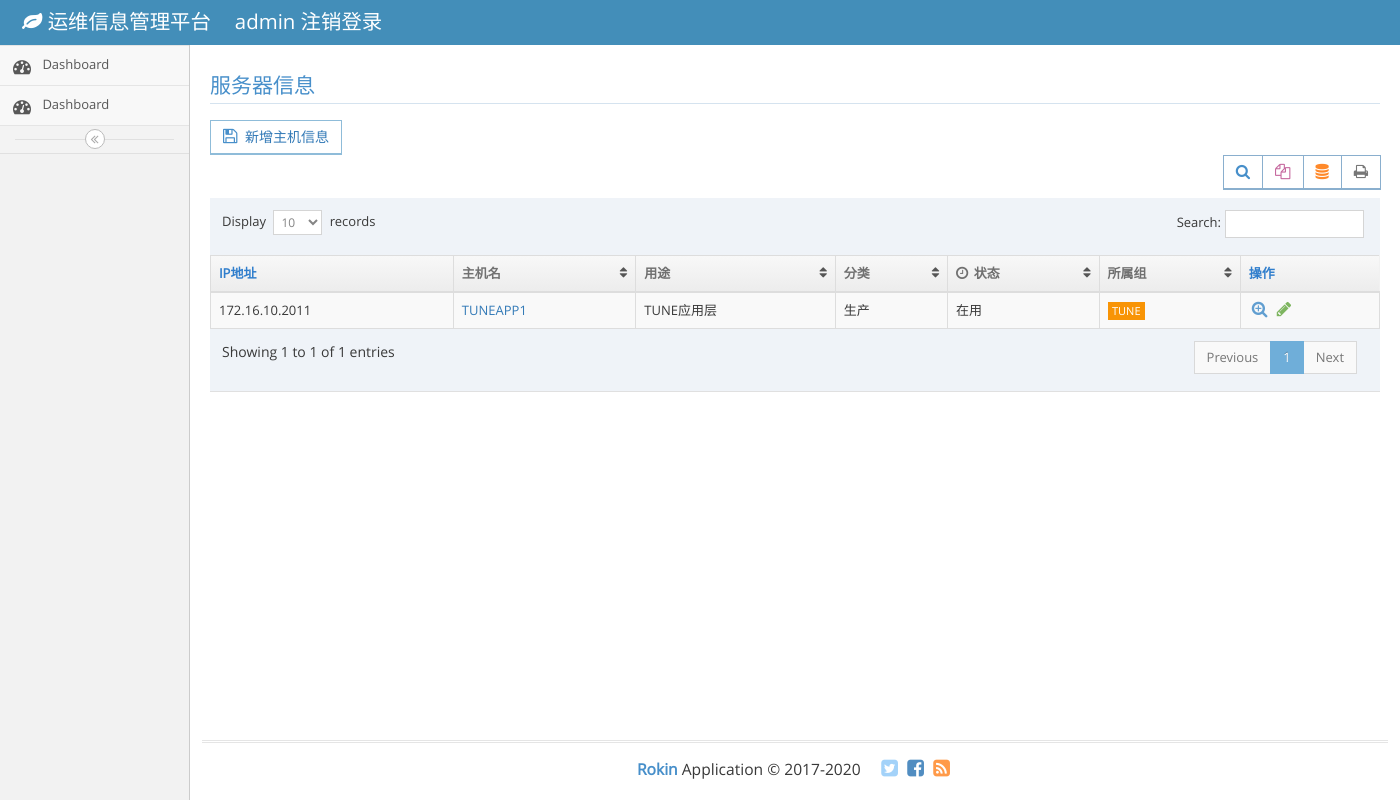
Page / (signed in) on the earlier database version.
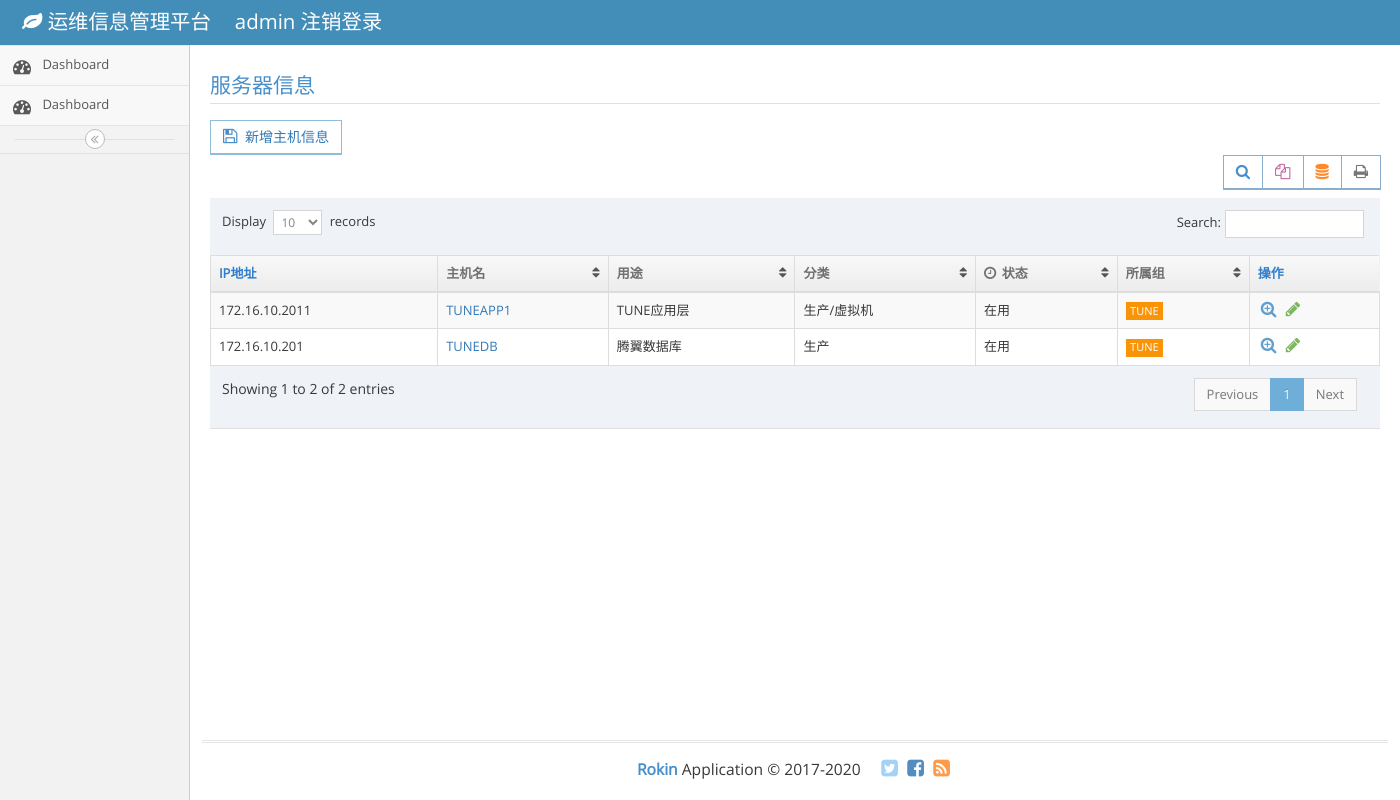
Same page on the later database version.
### app/models.py (models this page shows, shortened)
class Host(models.Model):
    ip = models.CharField(max_length=20)
    host_name = models.CharField(max_length=50)
    host_purpose = models.CharField(max_length=100, blank=True)
    host_status = models.ForeignKey(Host_status)
    Host_category = models.ForeignKey(HostCategorys)
    Host_group = models.ForeignKey(HostGroups)
    Host_operatingsystem = models.ForeignKey(OperatingSystems)
    admin_Account = models.CharField(max_length=50, blank=True)
    admin_password = models.CharField(max_length=50, blank=True)
    Host_body = models.TextField(max_length=1000, blank=True)
    created_time = models.DateTimeField(auto_now_add=True)
    modified_time = models.DateTimeField(auto_now_add=True)
    def get_absolute_url(self):
        return reverse('app:host_detail', kwargs={'pk': self.pk})

class HostCategorys(models.Model):
    category = models.CharField(max_length=70)
    def __str__(self):
        return self.category

class Host_status(models.Model):
    status = models.CharField(max_length=10)
    def __str__(self):
        return self.status

class HostGroups(models.Model):
    group = models.CharField(max_length=70)
    def __str__(self):
        return self.group

### app/views.py (the view)
# urls.py: url(r'^$', views.IndexView.as_view(), name='index'),
class IndexView(LoginRequiredMixin, ListView):
    login_url = '/accounts/login/'
    redirect_field_name = 'redirect_to'
    model = Host
    context_object_name = 'post_list'
    template_name = 'app/index.html'

### templates/app/index.html (shortened to what this page needs)
{% extends 'app/base.html' %}
{% load staticfiles %}
{% block main %}
	<body class="no-skin">
		<div class="main-container ace-save-state" id="main-container">
			<div class="main-content">
				<div class="main-content-inner">
					<div class="page-content">
						<div class="row">
							<div class="col-xs-12">
								<div class="row">
									<div class="col-xs-12">
										<h3 class="header smaller lighter blue">服务器信息</h3>
                                        <button class="btn btn-white btn-info btn-bold">
                                            <i class="ace-icon fa fa-floppy-o bigger-120 blue"></i>
                                            <a href="{% url 'app:host_new' %}"> 新增主机信息</a>
                                        </button>
										<div class="clearfix">
											<div class="pull-right tableTools-container"></div>
										</div>
										<div>
											<table id="dynamic-table" class="table table-striped table-bordered table-hover">
												<thead>
													<tr>
                                                        <th>IP地址</th>
														<th>主机名</th>
														<th>用途</th>
														<th class="hidden-480">分类</th>
														<th>
															<i class="ace-icon fa fa-clock-o bigger-110 hidden-480"></i>
															状态
														</th>
														<th class="hidden-480">所属组</th>
                                                        <th>操作</th>
													</tr>
												</thead>
												<tbody>
                                                {% for post in post_list %}
													<tr>
                                                        <td>{{ post.ip }}</td>
														<td>
                                                            <a href="{{ post.get_absolute_url }}">{{ post.host_name }}</a>
														</td>
														<td>
                                                            {{ post.host_purpose }}
                                                        </td>
														<td class="hidden-480">{{ post.Host_category }}</td>
														<td>{{ post.host_status }}</td>
														<td class="hidden-480">
															<span class="label label-sm label-warning">{{ post.Host_group }}</span>
														</td>
														<td>
															<div class="hidden-sm hidden-xs action-buttons">
																<a class="blue" href="{{ post.get_absolute_url }}">
																	<i class="ace-icon fa fa-search-plus bigger-130"></i>
																</a>
																<a class="green" href="{% url 'app:host_edit' pk=post.pk %}">
																	<i class="ace-icon fa fa-pencil bigger-130"></i>
																</a>
															</div>
														</td>
													</tr>
                                                {% endfor %}
												</tbody>
											</table>
										</div>
									</div>
								</div>
							</div>
						</div>
					</div>
				</div>
			</div>
		</div>
{% endblock main %}

Differences in the rows shown:
changed Host "TUNEAPP1": Host_category "生产" → "生产/虚拟机"
added Host: ip "172.16.10.201", host_name "TUNEDB", host_purpose "腾翼数据库", Host_category "生产", host_status "在用", Host_group "TUNE"
Other differences:
text written by a page script: "Display records Search: Showing 1 to 1 of 1 entries Previous 1 Next" → "Display records Search: Showing 1 to 2 of 2 entries Previous 1 Next"
